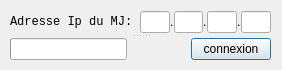
<?xml version="1.0" encoding="UTF-8"?>
<ui version="4.0">
 <class>ConnexionHelper</class>
 <widget class="QDialog" name="ConnexionHelper">
  <property name="geometry">
   <rect>
    <x>0</x>
    <y>0</y>
    <width>282</width>
    <height>70</height>
   </rect>
  </property>
  <property name="windowTitle">
   <string>Dialog</string>
  </property>
  <widget class="QSplitter" name="splitter">
   <property name="geometry">
    <rect>
     <x>10</x>
     <y>10</y>
     <width>261</width>
     <height>51</height>
    </rect>
   </property>
   <property name="orientation">
    <enum>Qt::Vertical</enum>
   </property>
   <widget class="QWidget" name="horizontalLayoutWidget">
    <layout class="QHBoxLayout" name="horizontalLayout">
     <property name="spacing">
      <number>0</number>
     </property>
     <item>
      <widget class="QLabel" name="label_4">
       <property name="font">
        <font>
         <family>Monospace</family>
        </font>
       </property>
       <property name="text">
        <string>Adresse Ip du MJ: </string>
       </property>
      </widget>
     </item>
     <item>
      <widget class="QLineEdit" name="ipA">
       <property name="text">
        <string/>
       </property>
      </widget>
     </item>
     <item>
      <widget class="QLabel" name="label">
       <property name="lineWidth">
        <number>1</number>
       </property>
       <property name="text">
        <string>.</string>
       </property>
       <property name="wordWrap">
        <bool>false</bool>
       </property>
      </widget>
     </item>
     <item>
      <widget class="QLineEdit" name="ipB">
       <property name="text">
        <string/>
       </property>
      </widget>
     </item>
     <item>
      <widget class="QLabel" name="label_2">
       <property name="text">
        <string>.</string>
       </property>
      </widget>
     </item>
     <item>
      <widget class="QLineEdit" name="ipC">
       <property name="text">
        <string/>
       </property>
      </widget>
     </item>
     <item>
      <widget class="QLabel" name="label_3">
       <property name="text">
        <string>.</string>
       </property>
      </widget>
     </item>
     <item>
      <widget class="QLineEdit" name="ipD">
       <property name="text">
        <string/>
       </property>
      </widget>
     </item>
    </layout>
   </widget>
   <widget class="QWidget" name="horizontalLayoutWidget_2">
    <layout class="QHBoxLayout" name="horizontalLayout_2" stretch="20,10,1">
     <item>
      <widget class="QProgressBar" name="progressBar">
       <property name="contextMenuPolicy">
        <enum>Qt::DefaultContextMenu</enum>
       </property>
       <property name="maximum">
        <number>1</number>
       </property>
       <property name="value">
        <number>-1</number>
       </property>
       <property name="textVisible">
        <bool>false</bool>
       </property>
       <property name="invertedAppearance">
        <bool>false</bool>
       </property>
      </widget>
     </item>
     <item>
      <spacer name="horizontalSpacer">
       <property name="orientation">
        <enum>Qt::Horizontal</enum>
       </property>
       <property name="sizeHint" stdset="0">
        <size>
         <width>40</width>
         <height>20</height>
        </size>
       </property>
      </spacer>
     </item>
     <item>
      <widget class="QPushButton" name="pushButton">
       <property name="text">
        <string>connexion</string>
       </property>
      </widget>
     </item>
    </layout>
   </widget>
  </widget>
 </widget>
 <resources/>
 <connections/>
</ui>
